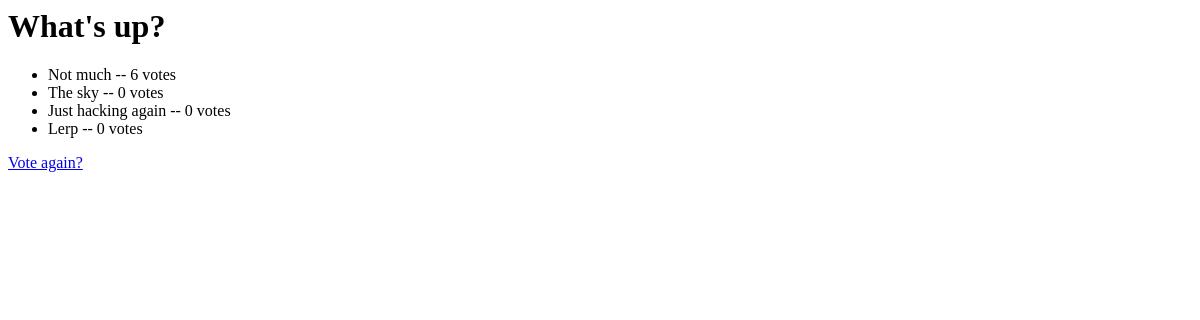
/polls/1/results/, run on an earlier commit of the app's database.
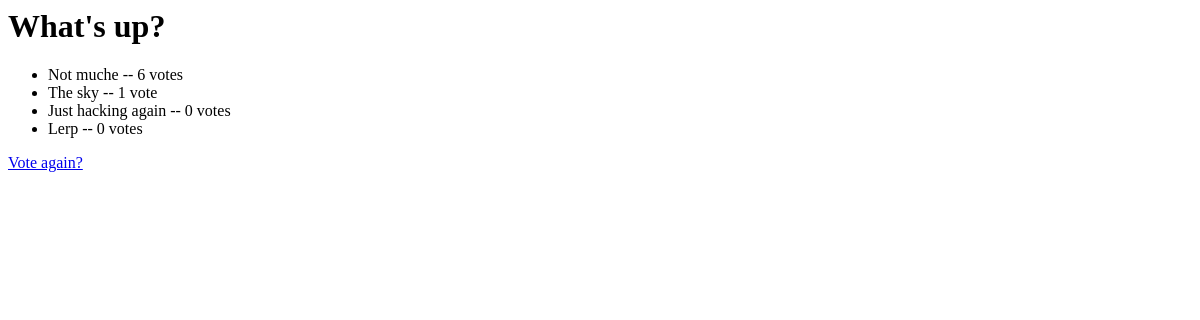
And on a later commit of the database.
### polls/models.py (models this page shows, shortened)
class Question(models.Model):
    question_text=  models.CharField(max_length=200)
    pub_date=   models.DateTimeField("date published")

class Choice(models.Model):
    question=   models.ForeignKey(Question, on_delete=models.CASCADE)
    choice_text=    models.CharField(max_length=200)
    votes=  models.IntegerField(default=0)

### polls/views.py (the view)
# urls.py: url(r"^(?P<pk>[0-9]+)/results/$", views.ResultsView.as_view(), name="results"), # /polls/5/results
class ResultsView(generic.DetailView):
	template_name=	"polls/results.html"
	model=	Question

### polls/templates/polls/results.html
<h1>{{ question.question_text }}</h1>
<ul>
{% for choice in question.choice_set.all %}
    <li>{{ choice.choice_text }} -- {{ choice.votes }} vote{{ choice.votes|pluralize }}</li>
{% endfor %}
</ul>
<a href="{% url 'polls:detail' question.id %}">Vote again?</a>

What changed in the data, as far as the page shows it:
changed Choice: choice_text "Not much" → "Not muche"
changed Choice "The sky": votes "0" → "1"
